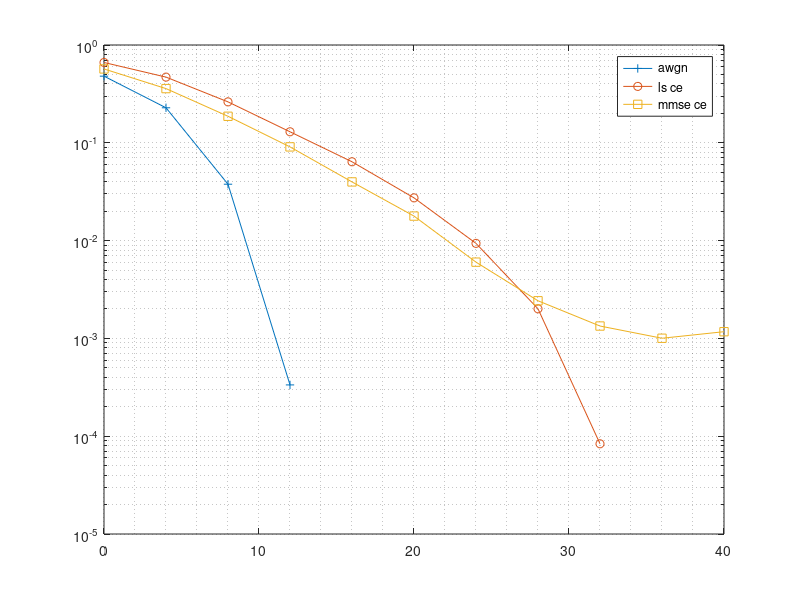
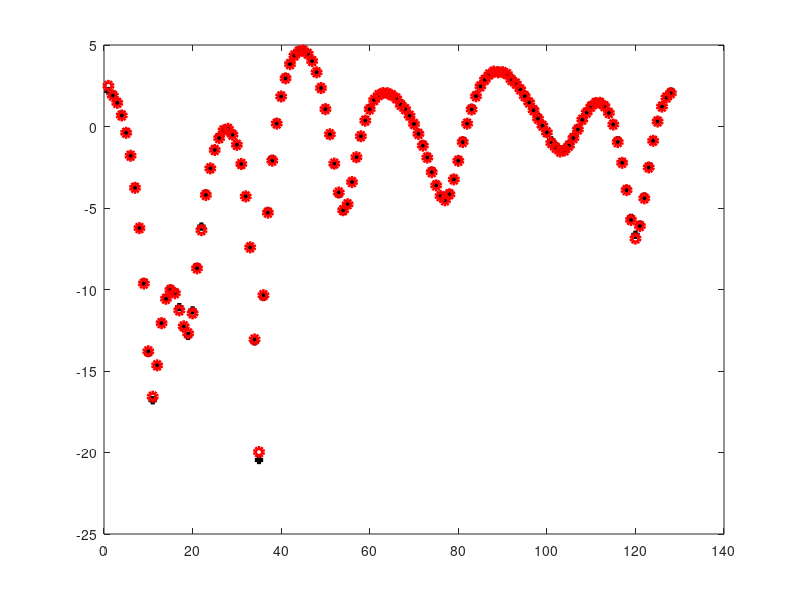

These figures' MATLAB source, in order: (Note: this script raises an error after producing the figures.)
% ofdm system with channel estimation
% based on mimo-ofdm wireless communications with matlab, 2010 john wiley & sons

% set numerical parameters 
num_ofdmsym = 14;
num_fft = 1024;
qam_size = 16;
subc_pilot = 6:6:num_fft;
pwr_pilot = 1;
num_cp = 72;

% set simulation parameter
snr_list = 0:4:40;
num_ch_tap = 10;

% generate bits
tx_bit = randi([0 qam_size-1], num_fft, num_ofdmsym);

% map qam symbols (baseband modulation)
tx_sym = qammod(tx_bit, qam_size);

% map data and pilots
subc_data = setxor(1:num_fft, subc_pilot);
tx_sym(subc_pilot, :) = pwr_pilot*tx_sym(subc_pilot, :);

% ifft
tx_ofdmsym = ifft(tx_sym);

% insert cp
tx_ofdmsym_cp = tx_ofdmsym([end-num_cp+1:end, 1:end], :);

% generate random fading channel (block fading)
ch = complex(randn(num_ch_tap, 1), randn(num_ch_tap, 1));
ch_norm = ch./norm(ch);
tx_ofdmsym_cp_fading = filter(ch_norm, 1, tx_ofdmsym_cp);
ch_freq = fft(ch_norm, num_fft);        % frequency-domain channel
ch_power_db = 20*log10(abs(ch_freq));   % true channel power in dB

% calculate rms delay spread
t0 = (0:num_ch_tap-1)';
t1_delay = ((t0.*ch_norm)'*ch_norm)/(ch_norm'*ch_norm);
t2_delay = ((t0.*ch_norm)'*(t0.*ch_norm))/(ch_norm'*ch_norm);
t_rms = sqrt(t2_delay-t1_delay^2);      % rms delay

% calculate common channel parameters
denom = 1i*2*pi*t_rms/num_fft;          % denominator of eq(6.16) p.192, mimo-ofdm wireless communications with matlab, 2010 john wiley & sons

% initialize variables
ch_ls_interp = zeros(num_fft, num_ofdmsym);
ser_awgn = zeros(1, length(snr_list));
ser_ls = zeros(1, length(snr_list));
ser_mmse = zeros(1, length(snr_list));

% receiver
for idx_snr = 1:length(snr_list)
    
    disp(['simulation @ ', num2str(snr_list(idx_snr)),' dB (', num2str(round(idx_snr/length(snr_list)*100)), ' %)'])
    
    % add noise
    snr_db = snr_list(idx_snr);
    snr_ebn0 = snr_db + 10*log10(log2(qam_size));          % eb/n0
    noise_var = 10^(snr_ebn0*0.1);
    rx_ofdmsym_awgn = awgn(tx_ofdmsym_cp, snr_ebn0, 'measured');
    rx_ofdmsym_fading = awgn(tx_ofdmsym_cp_fading, snr_ebn0, 'measured');
    
    % remove cyclic prefix
    rx_ofdmsym_awgn = rx_ofdmsym_awgn(num_cp+1:num_cp+num_fft, :);
    rx_ofdmsym_fading = rx_ofdmsym_fading(num_cp+1:num_cp+num_fft, :);
    
    % fft
    rx_sym_awgn = fft(rx_ofdmsym_awgn);
    rx_sym_fading = fft(rx_ofdmsym_fading);
    
    % extract pilots
    tx_sym_pilot = tx_sym(subc_pilot, :);               % tx pilots
    rx_sym_pilot = rx_sym_fading(subc_pilot, :);        % rx pilots
    
    % estimate channel (ls)
    ch_ls = rx_sym_pilot ./ tx_sym_pilot;
    
    % calculate channel/pilot cross-correlation
    k1 = repmat((0:num_fft-1)', 1, length(subc_pilot));
    k2 = repmat(subc_pilot, num_fft, 1);
    rf1 = 1./(1+denom*(k1-k2));
    rhp = rf1;
    
    % calculate pilot auto-correlation
    k3 = repmat(subc_pilot', 1, length(subc_pilot));
    k4 = repmat(subc_pilot, length(subc_pilot), 1);
    rf2 = 1./(1+denom*(k3-k4));
    rpp = rf2+eye(length(subc_pilot))/noise_var;
    
    % estimate channel (mmse)
    ch_mmse = rhp/rpp*ch_ls;
    
    % interpolate ls channel estimation
    for idx_ofdmsym = 1 : num_ofdmsym
        ch_ls_interp(:,idx_ofdmsym) = interp1(subc_pilot, ch_ls(:,idx_ofdmsym), 1:num_fft, 'linear', 'extrap');
    end
    
    % demapping 
    rx_bit_awgn = qamdemod(rx_sym_awgn, qam_size);                  % no fading
    rx_bit_ls = qamdemod(rx_sym_fading./ch_ls_interp, qam_size);    % ls estimation
    rx_bit_mmse = qamdemod(rx_sym_fading./ch_mmse, qam_size);       % mmse estimation
    
    % extract data bits
    tx_bit_data = tx_bit(subc_data, :);
    rx_bit_data_awgn = rx_bit_awgn(subc_data, :);
    rx_bit_data_ls = rx_bit_ls(subc_data, :);
    rx_bit_data_mmse = rx_bit_mmse(subc_data, :);
    
    % calculate ser
    [~, ser_awgn(idx_snr)] = symerr(tx_bit_data, rx_bit_data_awgn);
    [~, ser_ls(idx_snr)] = symerr(tx_bit_data, rx_bit_data_ls);
    [~, ser_mmse(idx_snr)] = symerr(tx_bit_data, rx_bit_data_mmse);
end

figure
semilogy(snr_list, ser_awgn, '-+'), hold on
semilogy(snr_list, ser_ls, '-o')
semilogy(snr_list, ser_mmse, '-s'), hold off
legend('awgn', 'ls ce', 'mmse ce');
grid minor

ch_pwr_db_ls = 20*log10(abs(ch_ls_interp));
ch_pwr_db_mmse = 20*log10(abs(ch_mmse));

figure
plot(ch_power_db(1:8:end), '+k', 'LineWidth', 3), hold on
plot(ch_pwr_db_ls((1:8:end), 1), 'or', 'LineWidth', 3)
plot(ch_pwr_db_mmse((1:8:end), 1), 'Sb', 'LineWidth', 1), hold off
title('channel power')
xlabel('samples')
ylabel('magnitudes')
legend('actual','ls estimate','mmse estimate')
grid minor

